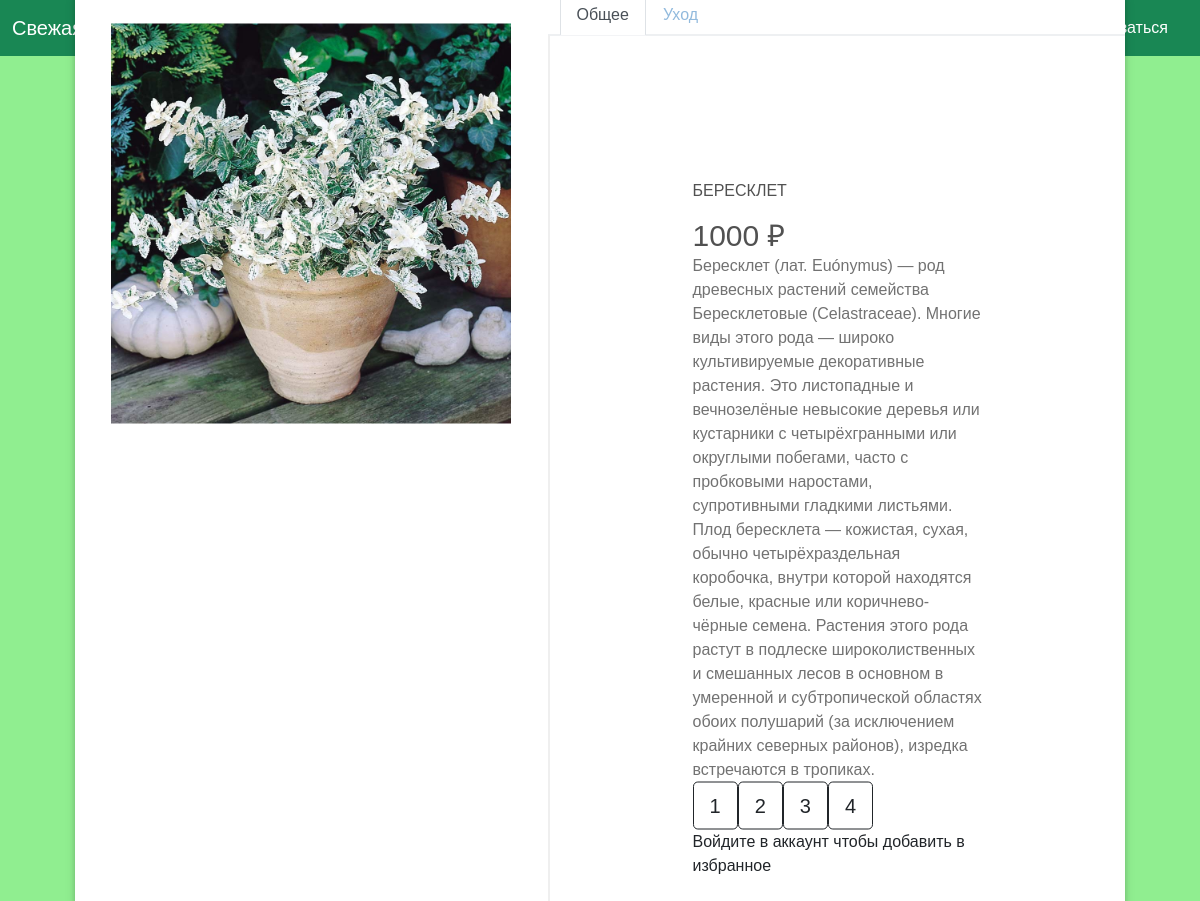
The page /info/Бересклет on the database its author committed.
### data/flowers.py (models this page shows, shortened)
class Flowers(SqlAlchemyBase):
    __tablename__ = 'flowers'
    id = sqlalchemy.Column(sqlalchemy.Integer,
                           primary_key=True, autoincrement=True)
    name = sqlalchemy.Column(sqlalchemy.String, nullable=False)
    links = sqlalchemy.Column(sqlalchemy.String, nullable=True)
    about = sqlalchemy.Column(sqlalchemy.String, nullable=False)
    png = sqlalchemy.Column(sqlalchemy.String, nullable=False)
    mid_price = sqlalchemy.Column(sqlalchemy.Integer, nullable=False)

### main.py (the view)
@app.route('/info/<title>')
def info(title):
    n = None
    if current_user.is_authenticated:
        n = db_sess.query(User).filter(User.id == current_user.id).first()
    flow = db_sess.query(Flowers).filter(Flowers.name == title).first()
    inf = (flow.name, flow.about, flow.mid_price, flow.links, flow.png)
    if bool(n) and bool(n.flowers):
        return render_template('info.html',
                               item=inf, wish=flow.name in n.flowers, title=f'{flow.name}')
    return render_template('info.html', item=inf, wish=False, title=f'{flow.name}')

### templates/info.html
{% extends "base.html" %}
{% block content %}
  <div class="sas" xmlns="http://www.w3.org/1999/html">
    <div class="photo">
      <img src="{{url_for('static', filename='img/' + item[4])}}">
    </div>
      <ul class="nav nav-tabs" id="myTab" role="tablist">
        <li class="nav-item">
            <a class="nav-link active" id="home-tab" data-toggle="tab" href="/info/{{item[0]}}" role="tab" aria-controls="home" aria-selected="true">Общее</a>
        </li>
        <li class="nav-item">
            <a class="nav-link" id="profile-tab" data-toggle="tab" href="/info_uh/{{item[0]}}" role="tab" aria-controls="profile" aria-selected="false">Уход</a>
        </li>
      </ul>
    <div class="description">
      <h2>{{item[0]}}</h2>
      <h1>{{item[2]}} ₽</h1>
      <p>{{item[1]}}</p>
      <div class="btn-toolbar" role="toolbar" aria-label="Toolbar with button groups">
        <div class="btn-group" role="group" aria-label="First group">
       {%for n in item[3].split('+')%}
      <form action={{n}}>
        <button class="btn btn-outline-dark btn-lg">{{item[3].split('+').index(n) + 1}}</button>
      </form>
      <br>
      {% endfor %}
        </div>
      {% if current_user.is_authenticated %}
          {% if wish %}
            <a href="/del_wish/{{item[0]}}">
                  <button class="but">Убрать из избранного</button>
            </a>
          {% else %}
            <a href="/add_wish/{{item[0]}}">
              <button class="but">Добавить в избранное</button>
            </a>
      {% endif %}
      {% else %}
        <label> Войдите в аккаунт чтобы добавить в избранное</label>
      {% endif %}
    </div>
  </div>
{% endblock %}

### static/css/style.css (style rules this page uses)
* { box-sizing: border-box }
body { font-family: Verdana, sans-serif; margin:0 }
img { vertical-align: middle; }
.active, .dot:hover { background-color: #fffff; }
* { box-sizing: border-box; }
a { position: relative; left: 12px; }
p { display:inline; width:auto; }
html { background-color: #fffff; }
body { font-family: "Poppins", sans-serif; height: 100vh; background-color: #90EE90; }
a { color: #92badd; display:inline-block; text-decoration: none; font-weight: 400; }
h2 { text-align: center; font-size: 16px; font-weight: 600; text-transform: uppercase; display:inline-block; margin: 40px 8px 10px 8px; color: #cccccc; }

### rows shown on the page
Flowers: png (picture), name "БЕРЕСКЛЕТ", mid_price "1000", about "Бересклет (лат. Euónymus) — род древесных растений семейства Бересклетовые (Celastraceae). Многие виды этого рода — широко культивируемые декоративные растения. Это листопадные и вечнозелёные невысокие деревья или кустарники с четырёхгранными или округлыми побегами, часто с пробковыми наростами, супротивными гладкими листьями. Плод бересклета — кожистая, сухая, обычно четырёхраздельная коробочка, внутри которой находятся белые, красные или коричнево-чёрные семена. Растения этого рода растут в подлеске широколиственных и смешанных лесов в основном в умеренной и субтропической областях обоих полушарий (за исключением крайних северных районов), изредка встречаются в тропиках.", links "1" "2" "3" "4"
